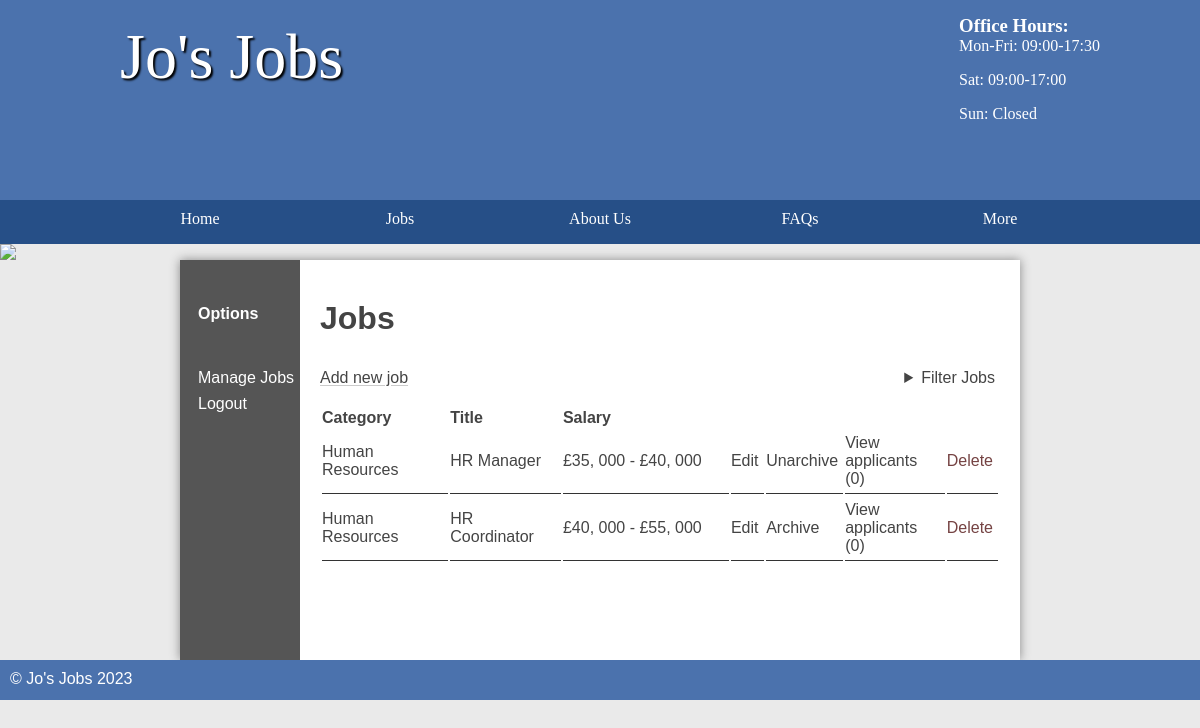
The page /jobs/public/admin/jobs.php (signed in) on the database as committed earlier.
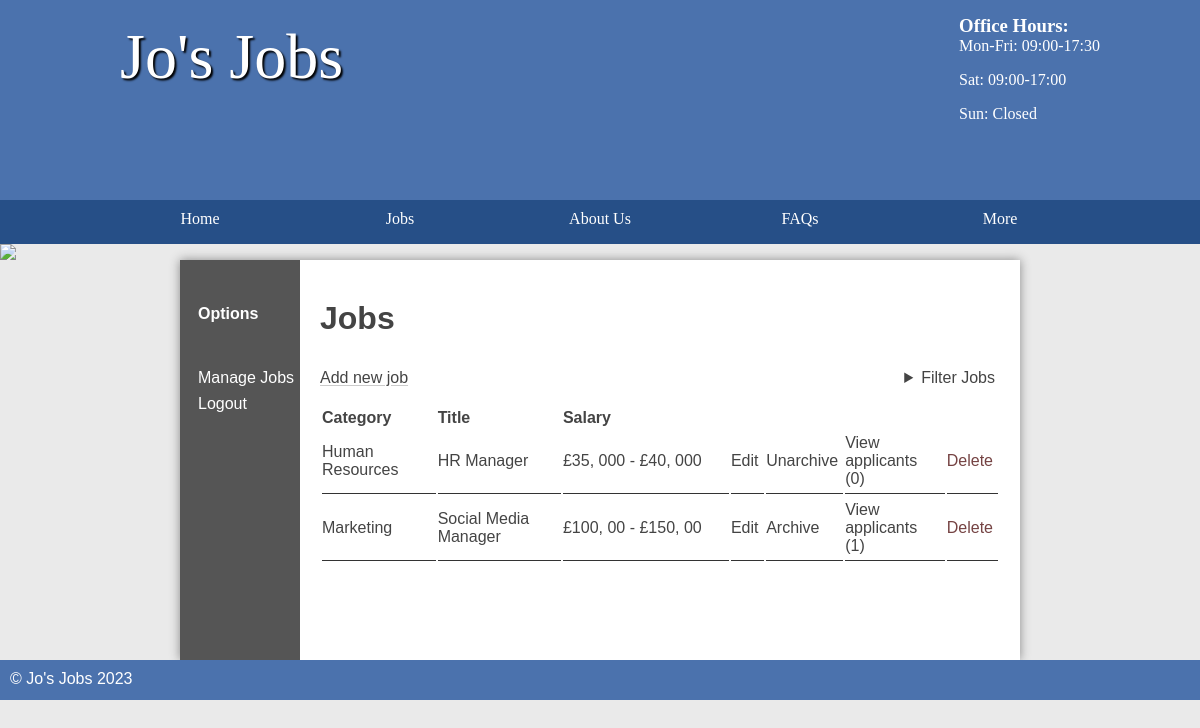
The same page on the database as committed later.
### tables this page shows
CREATE TABLE `job` (
  `id` int(11) NOT NULL AUTO_INCREMENT,
  `title` varchar(45) DEFAULT NULL,
  `description` longblob DEFAULT NULL,
  `salary` varchar(45) DEFAULT NULL,
  `closingDate` date DEFAULT NULL,
  `categoryId` int(11) DEFAULT NULL,
  `location` varchar(255) DEFAULT NULL,
  `archived` tinyint(1) DEFAULT 0,
  `accountId` int(11) DEFAULT NULL,
  PRIMARY KEY (`id`)
);

CREATE TABLE `category` (
  `id` int(11) NOT NULL AUTO_INCREMENT,
  `name` varchar(45) DEFAULT NULL,
  PRIMARY KEY (`id`)
);

### jobs/classes/page.php (called while the page is built, shortened)
<?php
class Page {
    public function createHead($title = "Home") {
        require (strpos($_SERVER['REQUEST_URI'], '/admin') === 0 ? '../../' : '../') . 'include/top-section.html.php';
    }
}

### jobs/classes/database.php (called while the page is built, shortened)
<?php
class Database extends stdClass {
    public function __construct($user = "student", $password = "student", $dbname = "job", $host = "mysql") {
        $this->pdo = new PDO("mysql:host=$host;dbname=$dbname", $user, $password);
    }
    public function __get($name) {
        return $this->$name;
    }
}

### jobs/classes/table.php (called while the page is built, shortened)
<?php
class Table {
    private $pdo;
    private $table;
    public function __construct($pdoInstance, $table) {
        $this->pdo = $pdoInstance;
        $this->table = $table;
    }
    public function select(array|string $binds = [], array|string $items = '*') {
        return $this->selector($binds, $items)->fetch();
    }
    public function search(array $binds, array $additionalBinds = []) {
        $query = "SELECT * FROM $this->table WHERE ";
        foreach ($binds as $key => $value)
            $query .= "$key LIKE :$key AND ";
        $query = substr($query, 0, -5);
        $query = $this->combine($additionalBinds, $query, 'AND');
        $statement = $this->bind($binds, $query, $additionalBinds);
        $statement->execute();
        return $statement->fetchAll();
    }
    private function combine($binds, $query, $keyword, $debugMode = false): string {
        if (is_string($binds))
            $query .= " $binds ";
        else if (!empty($binds)) {
            $query .= " $keyword ";
            foreach ($binds as $key => $value)
                $query .= is_int($key) ? " $value " : " $key = :$key ";
        }
        return $query;
    }
    private function bindAndExecute($binds, $query, $values = [], $keyword = 'WHERE', $debugMode = false) {
        $query = $this->combine($binds, $query, $keyword, $debugMode);
        $statement = $this->pdo->prepare($query);
        if (is_array($binds))
            foreach ($binds as $key => $value)
                if (!is_int($key))
                    $statement->bindValue($key, $value);
        $statement->execute();
        return $statement;
    }
    private function selector($binds, $items) {
        $query = "SELECT ";
        $query .= "$items FROM $this->table";
        $statement = $this->bindAndExecute($binds, $query);
        return $statement;
    }
    private function bind($binds, $query, $additionalBinds = []){
        $statement = $this->pdo->prepare($query);
        foreach ($binds as $key => $value)
            $statement->bindValue($key, $value);
        foreach ($additionalBinds as $key => $value)
            if (!is_int($key))
                $statement->bindValue($key, $value);
        return $statement;
    }
}

### jobs/public/admin/jobs.php (the view, shortened to what this page needs)
<?php
require_once "../../include/utils.php";
$page->createHead("Job list");
$user = $db->account->select(['id' => $_SESSION['loggedIn']]);
?>
<main class="sidebar">
	<?php require '../../include/leftsection-staff.html.php'; ?>
	<section class="right">
		<h2>Jobs</h2>
		<div class="tablemenu">
			<a class="new" href="addjob.php">Add new job</a>
			<?php require '../../include/jobfilter.html.php'; ?>
		</div>
		<table>
			<thead>
				<tr>
					<th>Category</th>
					<th>Title</th>
					<th style="width: 25%">Salary</th>
					<th style="width: 5%">&nbsp;</th>
					<th style="width: 5%">&nbsp;</th>
					<th style="width: 15%">&nbsp;</th>
					<th style="width: 5%">&nbsp;</th>
				</tr>
			</thead>
			<tbody>
				<?php
				$binds = [];
				if ($categoryId)
					$binds = $user['isAdmin'] ? ['categoryId' => $categoryId] : ['categoryId' => $categoryId, 'AND', 'accountId' => $user['id']];
				else
					$binds = $user['isAdmin'] ? [] : ['accountId' => $user['id']];
				$jobs = $db->job->search(['location' => $location ? "%$location%" : "%"], $binds);
				foreach ($jobs as $job) {
					$applicantCount = $db->applicant->select(['jobId' => $job['id']], 'count(*) as count');
					$category = $db->category->select(['id' => $job['categoryId']]);
				?>
					<tr>
						<td><?= $category['name'] ?></td>
						<td><?= $job['title'] ?></td>
						<td><?= is_numeric(substr($job['salary'], 0, 1)) ? '£' . $job['salary'] : $job['salary'] ?></td>
						<td><a href="editjob.php?id=<?= $job['id'] ?>">Edit</a></td>
						<?php if ($job['archived']) { ?>
							<td><a href="unarchivejob.php?id=<?= $job['id'] ?>">Unarchive</a></td>
						<?php } else { ?>
							<td><a href="archivejob.php?id=<?= $job['id'] ?>">Archive</a></td>
						<?php } ?>
						<td><a style="float: right" href="applicants.php?id=<?= $job['id'] ?>">View applicants (<?= $applicantCount['count'] ?>)</a></td>
						<td>
							<form method="post" action="deletejob.php?id=<?= $job['id'] ?>">
								<input type="submit" name="submit" value="Delete" class="link" />
							</form>
						</td>
					</tr>
				<?php } ?>
			</tbody>
		</table>
	</section>
</main>
<?php include '../../include/footer.html.php'; ?>

### jobs/include/top-section.html.php (shortened to what this page needs)
<!DOCTYPE html>
<html>
<head>
    <link rel="stylesheet" href="/styles.css" />
</head>
<header>
    <section>
        <aside>
            <h3>Office Hours:</h3>
            <p>Mon-Fri: 09:00-17:30</p>
            <p>Sat: 09:00-17:00</p>
            <p>Sun: Closed</p>
        </aside>
        <h1>Jo's Jobs</h1>
    </section>
</header>
<nav>
    <ul>
        <li><a href="/">Home</a></li>
        <li>
            <a href="/index.php">Jobs</a>
            <div class="menudropdown">
                <section>
                    <h3>Category</h3>
                </section>
                <section>
                    <h3>Location</h3>
                </section>
            </div>
        </li>
        <li><a href="/about.php">About Us</a></li>
        <li><a href="/faqs.php">FAQs</a></li>
        <li>
            <a>More</a>
        </li>
    </ul>
</nav>
<img src="/images/randombanner.php" />

### jobs/include/leftsection-staff.html.php (shortened to what this page needs)
<section class="left">
    <h3>Options</h3>
    <ul>
        <li><a href="/admin/jobs.php">Manage Jobs</a></li>
        <li><a href="/admin/logout.php">Logout</a></li>
    </ul>
</section>

### jobs/include/jobfilter.html.php (shortened to what this page needs)
<?php
$location = $_POST['location'] ?? $_GET['location'] ?? null;
?>
<details class="filter">
    <summary>Filter Jobs</summary>
</details>

### jobs/include/footer.html.php
<footer>
    &copy; Jo's Jobs 2023
</footer>

### jobs/public/styles.css (style rules this page uses)
* { margin: 0; padding: 0; box-sizing: border-box; }
html { font-family: 'Oxygen-Regular', verdana, sans-serif; }
header { background-color: #4b72ad; color: white; height: 200px; }
header aside { float: right; margin-top: 15px; }
header section { width: 1000px; display: block; margin: auto; }
header h1 { float: left; margin-left: 20px; }
nav { width: 100%; background-color: #264f87; overflow: auto; }
body>img { width: 100%; display: block; }
nav ul { width: 1000px; margin: auto; display: flex; list-style-type: none; }
nav ul li { width: 25%; float: left; overflow: auto; text-align: center; }
nav li { color: white; padding-top: 10px; display: block; }
nav li a { color: white; text-decoration: none }
a:not([href]) { cursor: default; }
main :is(section.left h3, ul) { margin-left: 3em; margin-left: 10%; margin: 0; }
main :is(section.left h3, ul > li > a) { padding-left: 15%; padding-top: 4px; padding-bottom: 4px; }
main section.left h3 { font-size: inherit; margin-top: 1em; margin-bottom: 2em; }
main section.left h3+ul>li { margin-bottom: .5em; }
main a { color: #333; }
nav { font-family: 'Oxygen-Regular'; }
header section { display: block; font-family: 'Oxygen-Regular', cursive; }
header h1 { font-weight: normal; }
h1 { font-size: 4em; color: white; text-align: center; padding-top: 20px; text-shadow: 2px 2px 2px #000; }
main { min-height: 50vh; background-color: #fff; width: 70vw; display: block; margin: auto; box-shadow: 0px 0px 10px #888; color: #444; }
footer { min-height: 5vh; color: white; }
main h2 { font-size: 2em; margin-top: 20px; }
p, li, h2 { margin-bottom: 1em; }
footer { background-color: #4b72ad; padding: 10px; color: white; }
form select, form label, form input, form textarea { float: left; width: 200px; padding: 10px; margin-top: 20px; }
input[type="submit"] { clear: both; margin-left: 200px; width: 200px; }
.left ul { list-style-type: none }
section a { color: #444; }
table { width: 100%; margin-top: 20px; }
td { padding: 5px; border-bottom: 1px solid #333; }
.stock, .sidebar { display: table; }
.stock>ul, .sidebar .left { width: 10vw; list-style-type: none; display: table-cell; background-color: #555; margin: 0; }
.stock .products, .sidebar .right { display: table-cell; padding: 20px; }
.stock>ul a, .sidebar .left :is(h3, a) { text-decoration: none; }
.stock>ul a, .sidebar .left :is(h3, a:not(.current)) { color: white; }
.sidebar .left h3 { position: relative; transform: translateY(-10px); }
table td input[type="submit"] { margin: 0; float: right; width: auto; padding: auto; }
.right { padding: 20px; }
thead th { text-align: left; }
table td { padding-left: 0; }
.link[type=submit][value=Delete] { color: #573232; color: #754343; }
.link { all: unset; cursor: pointer; }
:is(section a, .link) { text-decoration: underline #44444447; text-underline-offset: 2px; transition: text-decoration-color, color 0.2s; }
table td :is(a, .link) { text-decoration: none; }
.tablemenu, .tablemenu>details { display: flex; justify-content: space-between; }
.tablemenu>details>summary { margin-right: 5px; }
.menudropdown, li>details>summary+div { max-height: 400px; position: absolute; overflow: hidden; background-color: #264f87; transition: max-height .5s; display: flex; padding: 0 3em 1em 3em; gap: 30px; }
.menudropdown h3 { float: none; text-align: left; width: auto; padding-bottom: 5px; font-size: 80%; opacity: .4; padding-top: 15px; padding-bottom: 1em; }
.menudropdown>section>h3 { margin: 10px 0; }
details>summary { cursor: pointer; }

Rows that differ between the two databases and show on the page:
changed job: categoryId.name "Human Resources" → "Marketing"; title "HR Coordinator" → "Social Media Manager"; salary "£40, 000 - £55, 000" → "£100, 00 - £150, 00"; count "0" → "1"
